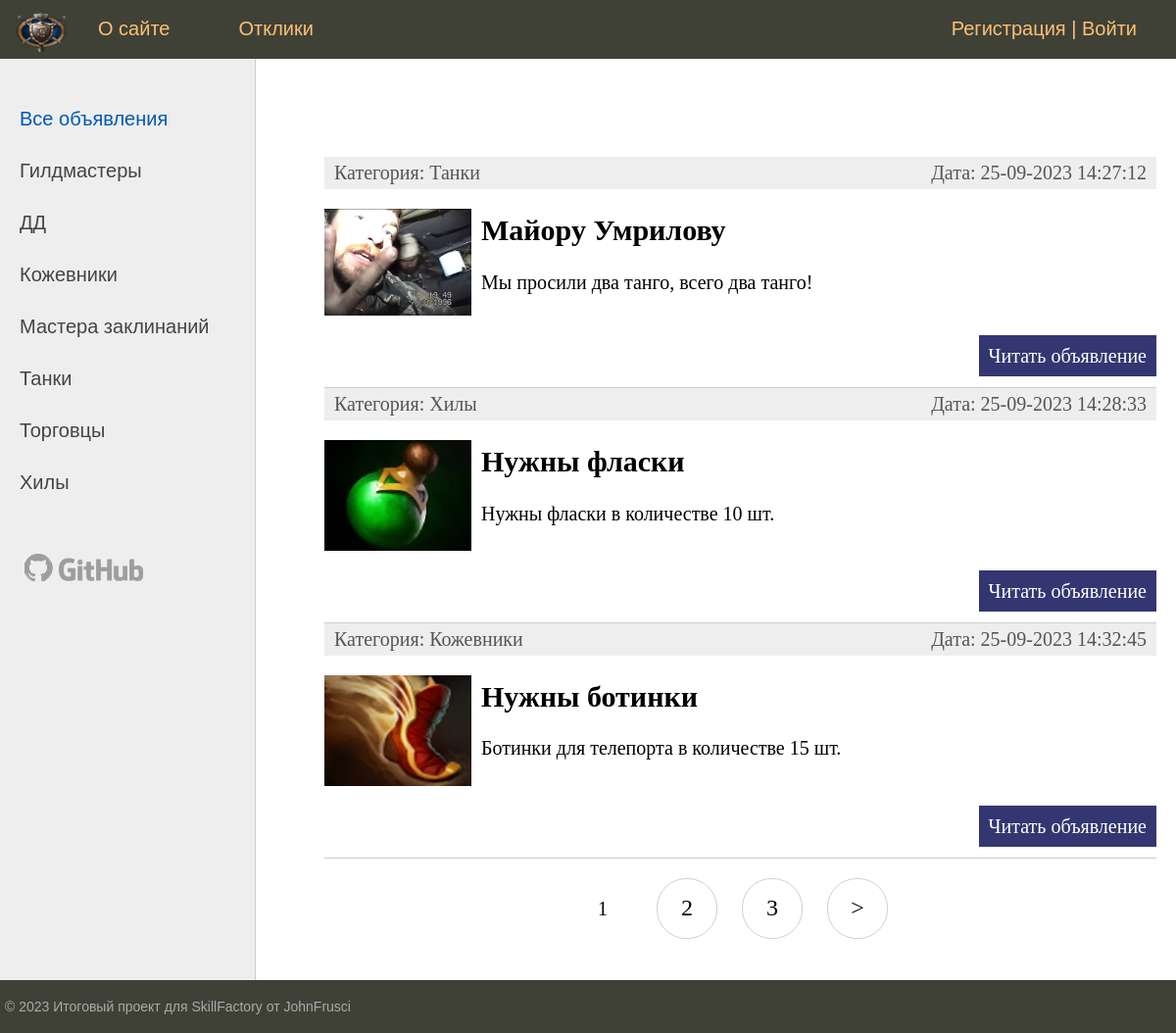
The page / on the database its author committed.
### board/models.py (models this page shows, shortened)
class Category(models.Model):
    name = models.CharField(max_length=100, db_index=True, verbose_name="Категория")
    slug = models.SlugField(max_length=255, unique=True, db_index=True, verbose_name="URL")
    def __str__(self):
        return self.name
    def get_absolute_url(self):
        return reverse('category', kwargs={'cat_slug': self.slug})
    class Meta:
        verbose_name = "Категория"
        verbose_name_plural = "Категории"
        ordering = ['id']

class Post(models.Model):
    title = models.CharField(max_length=255, verbose_name="Заголовок")
    slug = models.SlugField(max_length=255, unique=True, db_index=True, verbose_name="URL")
    text = models.TextField(blank=True, verbose_name="Текст объявления")
    photo = models.ImageField(upload_to="photos/%Y/%m/%d/", verbose_name="Фото")
    time_create = models.DateTimeField(auto_now_add=True, verbose_name="Время создания")
    time_update = models.DateTimeField(auto_now=True, verbose_name="Время изменения")
    is_published = models.BooleanField(default=True, verbose_name="Публикация")
    cat = models.ForeignKey('Category', on_delete=models.PROTECT, verbose_name="Категория")
    def get_absolute_url(self):
        return reverse('post', kwargs={'post_slug': self.slug})
    class Meta:
        verbose_name = 'Объявлениe'
        verbose_name_plural = 'Объявления'
        ordering = ['time_create', 'title']

### board/views.py (the view)
# urls.py: path('', PostHome.as_view(), name='home'),
class PostHome(DataMixin, ListView):
    model = Post
    template_name = 'board/index.html'
    context_object_name = 'posts'
    def get_context_data(self, *, object_list=None, **kwargs):
        context = super().get_context_data(**kwargs)
        c_def = self.get_user_context(title="Главная старница")
        return dict(list(context.items()) + list(c_def.items()))
    def get_queryset(self):
        return Post.objects.filter(is_published=True)

### board/utils.py (called while the page is built)
    def get_user_context(self, **kwargs):
        context = kwargs
        cats = Category.objects.annotate(Count('post'))
        user_menu = menu.copy()
        if not self.request.user.is_authenticated:
            user_menu.pop(1)
        context['menu'] = user_menu
        context['cats'] = cats
        if 'cat_selected' not in context:
            context['cat_selected'] = 0
        return context

### board/templates/board/index.html (shortened to what this page needs)
{% extends 'board/base.html' %}
{% block content %}
<ul class="list-articles">
	{% for p in posts %}
			<li><div class="article-panel">
	<p class="first">Категория: {{ p.cat }}</p>
	<p class="last">Дата: {{ p.time_update|date:"d-m-Y H:i:s" }}</p>
				</div>
				{% if p.photo %}
				<p><img class="img-article-left thumb" src="{{ p.photo.url }}"></p>
				{% endif %}
			<h2>{{p.title}}</h2>
	{% autoescape on %}
	{{p.text|linebreaks|truncatewords:50}}
	{% endautoescape %}
			<p class="link-read-post"><a href="{{ p.get_absolute_url }}">Читать объявление</a></p>
			</li>
	{% endfor %}
</ul>
{% endblock %}

### board/templates/board/base.html (shortened to what this page needs)
{% load static %}
{% load board_tags %}
<!DOCTYPE html>
<html>
<head>
	<link type="text/css" href="{% static 'board/css/styles.css' %}" rel="stylesheet" />
</head>
<body>
<table class="table-page" border=0 cellpadding="0" cellspacing="0">
<tr><td valign=top>
{% block mainmenu %}
		<div class="header">
			<ul id="mainmenu" class="mainmenu">
			<li class="logo"><a href="{% url 'home' %}"><div class="logo"></div></a></li>
{% for m in menu %}
			<li><a href="{% url m.url_name %}">{{m.title}}</a></li>
{% endfor %}
			{% if request.user.is_authenticated %}
			<li class="last">{{ user.username }} | <a href="{% url 'logout' %}">Выйти</a> </li>
			{% else %}
			<li class="last"><a href="{% url 'register' %}">Регистрация</a> | <a href="{% url 'login' %}">Войти</a></li>
			{% endif %}
			</ul>
		</div>
{% endblock mainmenu %}
<table class="table-content" border=0 cellpadding="0" cellspacing="0">
<tr>
	<td valign="top" class="left-chapters">
	<ul id="leftchapters">
	{% if cat_selected == 0 %}
		<li class="selected">Все объявления</li>
	{% else %}
		<li><a href="{% url 'home' %}">Все объявления</a></li>
	{% endif %}
	{% for c in cats %}
	{% if c.post__count > 0 %}
		{% if c.pk == cat_selected %}
			<li class="selected">{{ c.name }}</li>
		{% else %}
			<li><a href="{{ c.get_absolute_url }}">{{ c.name }}</a></li>
		{% endif %}
	{% endif %}
	{% endfor %}
		<li class="share">
		<a class="share-yt" href="https://github.com/JohnFrusci" target="_blank" rel="nofollow"></a>
		</li>
	</ul>
</td>
<td valign="top" class="content">
		<div class="content-text">
{% block content %}
{% endblock %}
{% if page_obj.has_other_pages %}
<nav class="list-pages">
    <ul>
        {% for p in paginator.page_range %}
		{% if page_obj.number == p %}
		<li class="page-num page-num-selected">{{ p }}</li>
		{% elif p >= page_obj.number|add:-2 and p <= page_obj.number|add:2 %}
        <li class="page-num">
            <a href="?page={{ p }}">{{ p }}</a>
        </li>
		{% endif %}
        {% endfor %}
{% if page_obj.has_next %}
<li class="page-num">
	<a href="?page={{ page_obj.next_page_number }}">></a>
</li>
{% endif %}
    </ul>
</nav>
{% endif %}
	</div>
</td></tr></table>
</td></tr>
<tr><td valign=top>
	<div id="footer">
		<p>&copy; 2023 Итоговый проект для SkillFactory от JohnFrusci</p>
	</div>
</td></tr></table>
</body>
</html>

### board/static/board/css/styles.css (style rules this page uses)
html, body { font-family: 'Arial'; margin: 0; padding: 0; height: 100%; width: 100%; color: #444; }
a { color: #0059b2; text-decoration: none; }
img { max-width: 600px; height: auto; }
img.img-article-left { max-width: 300px; height: auto; float: left; padding: 0 10px 10px 0; }
img.img-article-left.thumb { max-width: 150px; height: auto; }
p.link-read-post { text-align: right; }
p.link-read-post a { padding: 10px; min-width: 100px; background: #333671; color: #fff; text-decoration: none; }
div.article-panel { background: #eee; padding: 5px 10px 5px 10px; box-sizing: border-box; overflow: hidden; color: #555; }
div.article-panel p.first { margin: 0; float: left; }
div.article-panel p.last { margin: 0; float: right; }
ul.list-articles { list-style: none; margin: 0; padding: 0; }
ul.list-articles li { border-bottom: 1px solid #ccc; }
.table-page { width: 100%; height: 100%; vertical-align: top; }
.table-page tr { height: 100%; }
.header { background: #3F4137; height: 60px; }
.logo { background: url('../images/logo.png') no-repeat 10px 5px; width: 70px; height: 60px; }
ul.mainmenu { list-style: none; margin: 0; padding: 0; height: 60px; color: #fdc073; font-size: 20px; overflow: hidden; }
ul.mainmenu li { float: left; margin: 18px 40px 0 30px; }
ul.mainmenu li.logo { margin: 0; }
ul.mainmenu li.last { float: right; }
ul.mainmenu li a { color: #fdc073; text-decoration: none; }
.table-content { width: 100%; min-height: 100%; height: 100%; }
.left-chapters { margin: 0; background: #eee; border-right: 1px solid #ccc; min-height: 100%; }
.left-chapters ul { width: 230px; min-height: 100%; margin: 0; padding: 20px 10px 10px 20px; list-style: none; font-size: 20px; }
.left-chapters ul li { margin: 30px 0 0 0; color: #999; }
.left-chapters ul li.selected { color: #0059b2; }
.left-chapters ul li a { color: #444; text-decoration: none; }
.left-chapters ul li.share { margin: 60px 0 0 0; }
.left-chapters ul li.share a { display: inline-block; width: 40px; height: 40px; margin: 0 20px 0 0; }
.left-chapters ul li.share a.share-yt { width: 100%; height: 30px; background: url('../images/share_yt.png') no-repeat 0 0 }
.content { padding: 40px 20px 20px 40px; width: 100%; box-sizing: border-box; }
.content-text { margin: 60px 0 0 30px; color: #000; font-size: 20px; font-family: Yandex Sans Display Light; }
#footer { box-sizing: border-box; background: #3F4137; padding: 5px; color: #aaa; font-size: 14px; font-family: Verdana, Geneva, Arial, Helvetica; text-align: left; overflow: hidden; }
.list-pages { text-align: center; margin: 0 0 20px 0; }
.list-pages ul { margin: 20px 0 0 0; padding: 0; list-style: none; }
.list-pages ul li { display: inline-block; margin: 0 20px 0 0; }
.list-pages a { color: #000; font-size: 24px; text-decoration: none; }
.list-pages .page-num, .page-num-selected { display: inline-block; width: 60px; height: 44px; padding: 16px 0 0 0; border: 1px solid #d0d0d0; border-radius: 30px; }
.list-pages .page-num-selected { border: none; color: #000; font-size: 20px; }

### rows shown on the page
Category: name "Гилдмастеры"
Category: name "ДД"
Category: name "Кожевники"
Category: name "Мастера заклинаний"
Category: name "Танки"
Category: name "Торговцы"
Category: name "Хилы"
Post: cat "Танки", time_update "25-09-2023 14:27:12", photo (picture), title "Майору Умрилову", text "Мы просили два танго, всего два танго!"
Post: cat "Хилы", time_update "25-09-2023 14:28:33", photo (picture), title "Нужны фласки", text "Нужны фласки в количестве 10 шт."
Post: cat "Кожевники", time_update "25-09-2023 14:32:45", photo (picture), title "Нужны ботинки", text "Ботинки для телепорта в количестве 15 шт."

### other values the page prints
{{ m.title }} "О сайте" "Отклики"
{{ p }} "1"
{{ p }} "2" "3"
